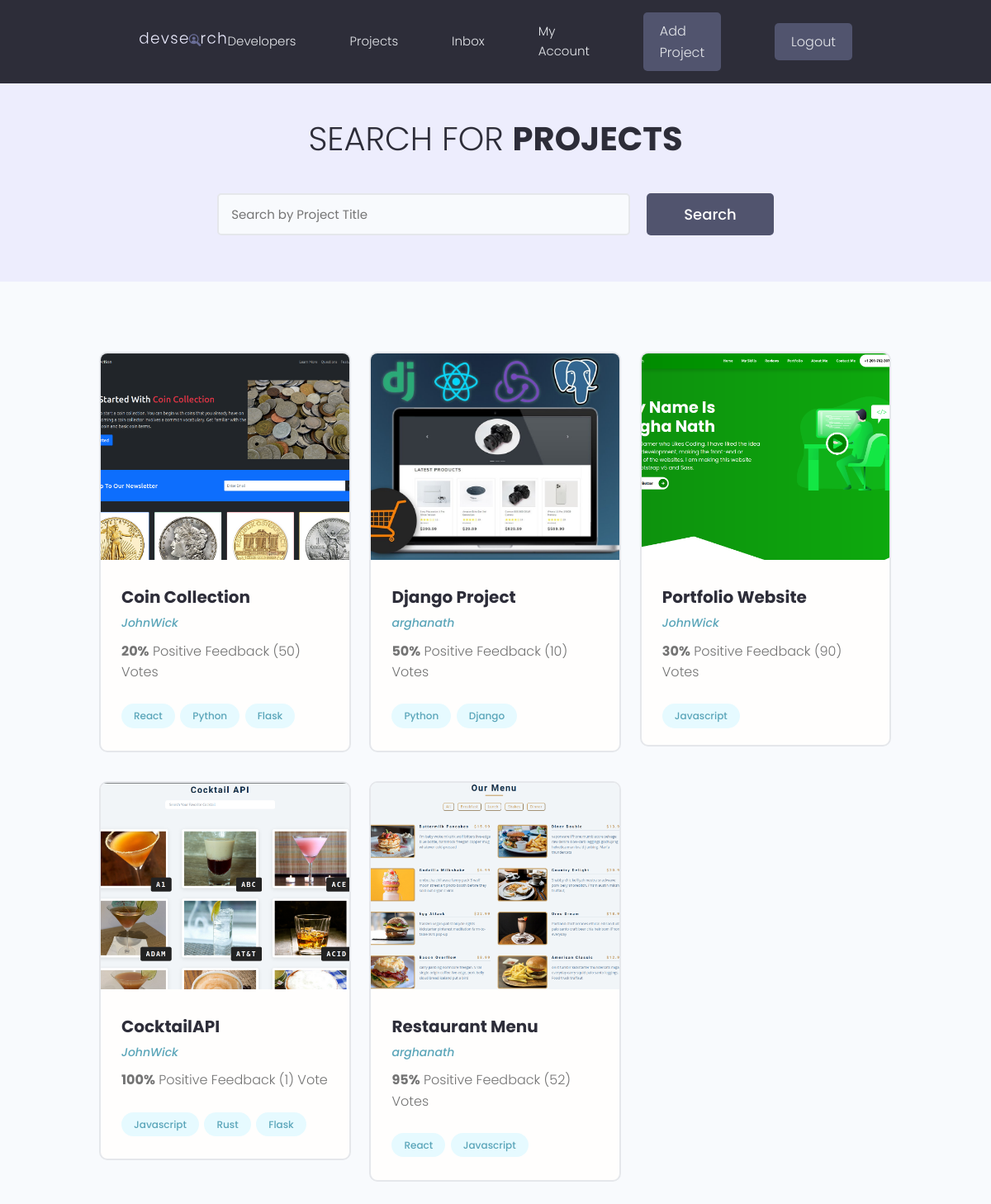
Screenshot of /projects/ (signed in) with the database file from the repository.
### projects/models.py (models this page shows, shortened)
class Project(models.Model):
    owner = models.ForeignKey(
        Profile, on_delete=models.SET_NULL, null=True, blank=True)
    title = models.CharField(max_length=200)
    description = models.TextField(null=True, blank=True)
    featured_image = models.ImageField(
        null=True, blank=True, default='default.jpg')
    demo_link = models.CharField(max_length=2000, blank=True, null=True)
    source_link = models.CharField(max_length=2000, blank=True, null=True)
    tags = models.ManyToManyField('Tag', blank=True)
    vote_total = models.IntegerField(default=0, null=True, blank=True)
    vote_ratio = models.IntegerField(default=0, null=True, blank=True)
    created = models.DateTimeField(auto_now_add=True)
    id = models.UUIDField(default=uuid.uuid4, unique=True,
                          editable=False, primary_key=True)

class Tag(models.Model):
    name = models.CharField(max_length=200)
    created = models.DateTimeField(auto_now_add=True)
    id = models.UUIDField(default=uuid.uuid4, unique=True,
                          editable=False, primary_key=True)
    def __str__(self):
        return self.name

### users/models.py (models this page shows)
class Profile(models.Model):
    user = models.OneToOneField(
        User, on_delete=models.CASCADE, null=True, blank=True)
    name = models.CharField(max_length=100, null=True, blank=True)
    email = models.CharField(max_length=200, null=True, blank=True)
    username = models.CharField(max_length=100, null=True, blank=True)
    location = models.CharField(max_length=100, null=True, blank=True)
    about = models.CharField(max_length=200, null=True, blank=True)
    bio = models.TextField(null=True, blank=True)
    profile_image = models.ImageField(
        null=True, blank=True, upload_to='profiles', default='profiles/user-default.png')
    social_github = models.CharField(max_length=200, null=True, blank=True)
    social_twitter = models.CharField(max_length=200, null=True, blank=True)
    social_linkedin = models.CharField(max_length=200, null=True, blank=True)
    social_youtube = models.CharField(max_length=200, null=True, blank=True)
    social_website = models.CharField(max_length=200, null=True, blank=True)
    created = models.DateTimeField(auto_now_add=True)
    id = models.UUIDField(default=uuid.uuid4, unique=True,
                          editable=False, primary_key=True)
    def __str__(self):
        return str(self.user.username)

### projects/views.py (the view)
# urls.py: path('projects/', include('projects.urls')),
def projects(request):
    projects = Project.objects.all()  # To get all the projects
    context = {
        'projects': projects,
    }
    return render(request, "projects/projects.html", context)

### projects/templates/projects/projects.html (shortened to what this page needs)
{% extends 'main.html' %} {% block content %}
<main class="projects">
    <section class="hero-section text-center">
      <div class="container container--narrow">
        <div class="hero-section__box">
          <h2>Search for <span>Projects</span></h2>
        </div>
        <div class="hero-section__search">
          <form class="form" action="#" method="get">
            <div class="form__field">
              <input class="input input--text" id="formInput#search" type="text" name="text"
                placeholder="Search by Project Title" />
            </div>
            <input class="btn btn--sub btn--lg" type="submit" value="Search" />
          </form>
        </div>
      </div>
    </section>
    <section class="projectsList">
      <div class="container">
        <div class="grid grid--three">
          {% for project in projects %}
            <div class="column">
              <div class="card project">
                <a href="{% url 'project' project.id %}" class="project">
                  <img class="project__thumbnail" src="{{ project.featured_image.url }}" alt="project thumbnail" />
                  <div class="card__body">
                    <h3 class="project__title">{{ project.title }}</h3>
                    <p><a class="project__author" href="{% url 'user-profile' project.owner.id %}">{{project.owner}}</a></p>
                    <p class="project--rating">
                      <span style="font-weight: bold;">{{ project.vote_ratio }}%</span> Positive
                      Feedback ({{ project.vote_total }}) Vote{{project.vote_total|pluralize:"s"}}
                    </p>
                    <div class="project__tags">
                      {% for tag in project.tags.all %}
                      <span class="tag tag--pill tag--main">
                        <small>{{tag}}</small>
                      </span>
                      {% endfor %}
                    </div>
                  </div>
                </a>
              </div>
            </div>
          {% endfor %}
        </div>
      </div>
    </section>
  </main>
{% endblock content %}

### static/styles/app.css (style rules this page uses)
:root { --color-sub: #2d2d39; }
.btn--sub { background-color: var(--color-sub-light); }
.card { border: 2px solid var(--color-light); }
img { width: 100%; }
.hero-section { height: 40vh; display: flex; align-items: center; background-color: var(--color-sub); }
.hero-section__box { margin-bottom: 4rem; }
.hero-section__box > h2, .hero-section__box > h2 > span { font-size: 4rem; color: var(--color-light); line-height: 1.3; text-transform: uppercase; }
.hero-section__box > h2 { font-weight: 300; }
.hero-section__box > h2 > span { font-weight: 700; }
.hero-section__search > .form { display: flex; align-items: center; justify-content: center; gap: 2rem; }
.hero-section__search > .form input.input--text { width: 50rem; }
.project__author { font-size: 1.4rem; font-style: italic; }
.project--rating { margin-bottom: 1.6em; margin-top: .5em; }
.projects > .hero-section { background: var(--color-sub-lighter); height: 30vh; }
.projects .hero-section__box { margin-bottom: 2.5rem; }
.projects .hero-section__box > h2 { color: var(--color-sub); }
.projects .hero-section__box > h2 > span { font-weight: 700; color: var(--color-sub); }
.projectsList { margin-top: 8rem; }
.project__thumbnail { height: 25rem; object-fit: cover; object-position: top center; }
.project__title { font-size: 2rem; font-weight: 700; color: var(--color-sub); }

### static/uikit/styles/modules/_variables.css (style rules this page uses)
:root { --color-main: #5aa5b9; --color-main-light: #e6faff; --color-sub: #3f4156; --color-sub-light: #51546e; --color-sub-lighter: #ededfd; --color-text: #737373; --color-gray: #8b8b8b; --color-light: #e5e7eb; --color-light-gray: #767676; --color-bg: #f8fafd; --color-white: #fffefd; --color-white-light: #f3f3f3; --color-success: #359e64; --color-success-bg: #def8e8; --color-error: #fc4b0b; --color-error-bg: #fff2ee; --font-base: 'Poppins', arial, helvetica, 'Segoe UI', roboto, ubuntu, sans-serif; --font-monospace: 'Fira Code', 'Courier New', courier, monospace; --font-regular: 300; --font-medium: 500; --font-bold: 700; --generic-shadow: 1px 1px 5px #00000010; --generic-transition: all 0.3s ease-in-out; }

### static/uikit/styles/modules/_base.css (style rules this page uses)
* { margin: 0; padding: 0; box-sizing: border-box; text-rendering: optimizeLegibility; color: inherit; font-size: inherit; }
html { font-size: 50%; }
@media only screen and (min-width: 480px) { html { font-size: 56.25%; } }
@media only screen and (min-width: 1200px) { html { font-size: 62.5%; } }
body { line-height: 1.6; font-weight: 400; font-size: 1.5rem; color: var(--color-text); background-color: var(--color-bg); min-height: 100vh; }

### static/uikit/styles/modules/_typography.css (style rules this page uses)
* { font-family: var(--font-base); }
h2 { font-size: 3.6rem; font-weight: var(--font-bold); }
h3 { font-size: 3.2rem; font-weight: var(--font-medium); }
p, span, strong { font-size: 1.6rem; color: var(--color-text); font-weight: var(--font-regular); }
a { padding-bottom: 2px; text-decoration: none; display: inline-block; color: var(--color-main); font-weight: var(--font-medium); }

### static/uikit/styles/modules/_utilities.css (style rules this page uses)
.container { width: 92%; max-width: 165rem; margin: 0 auto; box-sizing: border-box; }
.container--narrow { width: 92%; max-width: 120rem; }
@media screen and (min-width: 1000px) { .container { width: 90%; } }
@media screen and (min-width: 1000px) { .container--narrow { width: 85%; } }
@media screen and (min-width: 1200px) { .container { width: 80%; } }
@media screen and (min-width: 1200px) { .container--narrow { width: 72%; } }
.text-center { text-align: center; }

### static/uikit/styles/modules/_button.css (style rules this page uses)
.btn { display: inline-block; position: relative; cursor: pointer; background-color: var(--color-light); font-weight: var(--font-medium); color: var(--color-sub); text-decoration: none; padding: 1rem 2rem; border-radius: 0.5rem; border: none; width: -webkit-fit-content; width: -moz-fit-content; width: fit-content; height: -webkit-fit-content; height: -moz-fit-content; height: fit-content; font-size: 1.6rem; outline-width: 0; outline-color: transparent; -webkit-backface-visibility: hidden; backface-visibility: hidden; transition: all 0.3s ease-in-out; }
.btn--sub { background-color: var(--color-sub); color: var(--color-white); }
.btn--lg { font-size: 1.8rem; padding: 1.2rem 4.5rem; }

### static/uikit/styles/modules/_card.css (style rules this page uses)
.card { border-radius: 1rem; background-color: var(--color-white); border: 1.5px solid var(--color-light); width: auto; height: auto; margin-top: 0.5rem; margin-bottom: 0.5rem; overflow: hidden; }
.card__body, .card__header { padding: 2rem 2.5rem; }

### rows the page displays
Project: featured_image (picture), title "Coin Collection", owner "JohnWick", vote_ratio "20", vote_total "50"
Tag: name "React"
Tag: name "Python"
Tag: name "Flask"
Project: featured_image (picture), title "Django Project", owner "arghanath", vote_ratio "50", vote_total "10"
Tag: name "Django"
Project: featured_image (picture), title "Portfolio Website", owner "JohnWick", vote_ratio "30", vote_total "90"
Tag: name "Javascript"
Project: featured_image (picture), title "CocktailAPI", owner "JohnWick", vote_ratio "100", vote_total "1"
Tag: name "Rust"
Project: featured_image (picture), title "Restaurant Menu", owner "arghanath", vote_ratio "95", vote_total "52"
